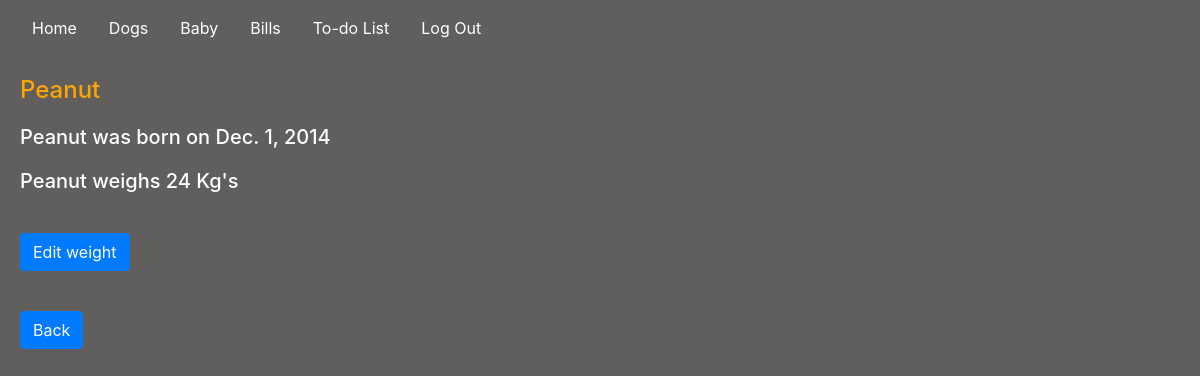
The page /dogs/Peanut (signed in) on the database as committed earlier.
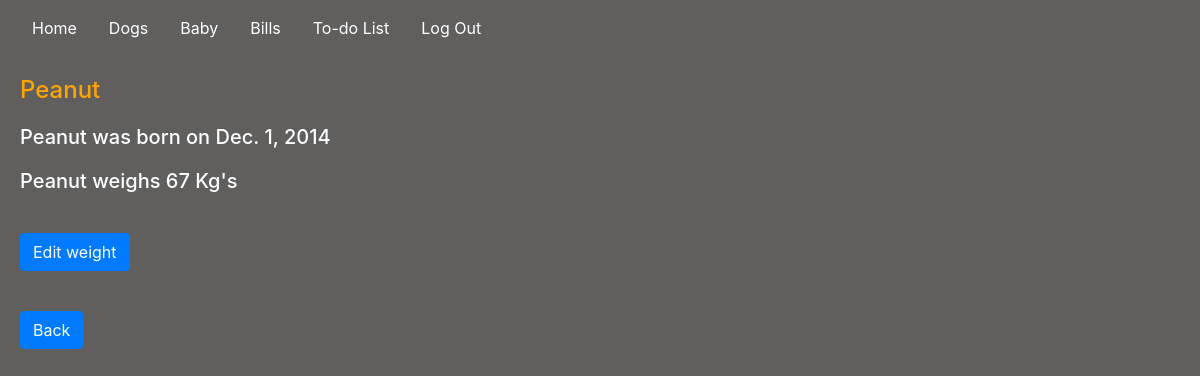
The same page on the database as committed later.
### housemanager/models.py (models this page shows, shortened)
class Dogs(models.Model):
    dog_name = models.CharField(max_length=200)
    dog_birthdate = models.DateField(auto_now=False, auto_now_add=False)
    dog_weight = models.IntegerField(default=0)

### housemanager/views.py (the view)
# urls.py: path("dogs/<str:name>", views.dog_name, name="dog_name"),
@login_required(login_url="/login")
def dog_name(request, name):
    if request.method == "GET":
        dog_details = Dogs.objects.filter(dog_name=name)
        dog_id = Dogs.objects.get(dog_name = name)
        try:
            dog_vac = Vaccine.objects.get(vaccine_dog = dog_id)
            return render(request, "housemanager/dog_name.html", {
            "dog_details": dog_details,
            "vaccine": dog_vac,
        })
        except:
            return render(request, "housemanager/dog_name.html", {
            "dog_details": dog_details,
            })

### housemanager/templates/housemanager/dog_name.html (shortened to what this page needs)
{% extends "housemanager/layout.html" %}
{% load static %}
{% block body %}
    {% for dog_details in dog_details %}
        <h4 style="color: orange;" id="name">{{dog_details.dog_name}}</h4>
        <h5>{{dog_details.dog_name}} was born on {{dog_details.dog_birthdate}}</h5>
        <h5 id="weight-field">{{dog_details.dog_name}} weighs {{dog_details.dog_weight}} Kg's</h5>
        <button id="weight" class="btn-primary btn">Edit weight</button>
    {% endfor %}
<button id="back" class="btn-primary btn">Back</button>
{% endblock %}

Rows that differ between the two databases and show on the page:
changed Dogs "Peanut": dog_weight "24" → "67"
